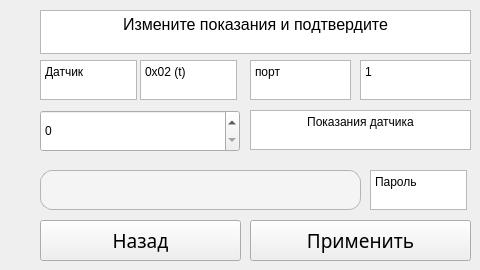
                 <widget class="QWidget" name="page_19">
                  <widget class="QPushButton" name="pushButton_18">
                   <property name="geometry">
                    <rect>
                     <x>250</x>
                     <y>220</y>
                     <width>221</width>
                     <height>41</height>
                    </rect>
                   </property>
                   <property name="font">
                    <font>
                     <family>Noto Sans SC</family>
                     <pointsize>14</pointsize>
                    </font>
                   </property>
                   <property name="text">
                    <string>Применить</string>
                   </property>
                  </widget>
                  <widget class="QTextBrowser" name="textBrowser_84">
                   <property name="geometry">
                    <rect>
                     <x>370</x>
                     <y>170</y>
                     <width>97</width>
                     <height>40</height>
                    </rect>
                   </property>
                   <property name="sizePolicy">
                    <sizepolicy hsizetype="Minimum" vsizetype="Expanding">
                     <horstretch>0</horstretch>
                     <verstretch>0</verstretch>
                    </sizepolicy>
                   </property>
                   <property name="minimumSize">
                    <size>
                     <width>97</width>
                     <height>0</height>
                    </size>
                   </property>
                   <property name="maximumSize">
                    <size>
                     <width>16777215</width>
                     <height>40</height>
                    </size>
                   </property>
                   <property name="html">
                    <string>&lt;!DOCTYPE HTML PUBLIC &quot;-//W3C//DTD HTML 4.0//EN&quot; &quot;http://www.w3.org/TR/REC-html40/strict.dtd&quot;&gt;
&lt;html&gt;&lt;head&gt;&lt;meta name=&quot;qrichtext&quot; content=&quot;1&quot; /&gt;&lt;meta charset=&quot;utf-8&quot; /&gt;&lt;style type=&quot;text/css&quot;&gt;
p, li { white-space: pre-wrap; }
hr { height: 1px; border-width: 0; }
li.unchecked::marker { content: &quot;\2610&quot;; }
li.checked::marker { content: &quot;\2612&quot;; }
&lt;/style&gt;&lt;/head&gt;&lt;body style=&quot; font-family:'Noto Sans SC'; font-size:9pt; font-weight:400; font-style:normal;&quot;&gt;
&lt;p style=&quot; margin-top:0px; margin-bottom:0px; margin-left:0px; margin-right:0px; -qt-block-indent:0; text-indent:0px;&quot;&gt;Пароль&lt;/p&gt;&lt;/body&gt;&lt;/html&gt;</string>
                   </property>
                  </widget>
                  <widget class="QTextEdit" name="textEditSP_3">
                   <property name="geometry">
                    <rect>
                     <x>40</x>
                     <y>170</y>
                     <width>321</width>
                     <height>40</height>
                    </rect>
                   </property>
                   <property name="styleSheet">
                    <string notr="true">/* ----- QLineEdit / QTextEdit — «как combobox» ------------------- */
QLineEdit,
QTextEdit {
    border: 1px solid #b4b4b4;
    border-radius: 12px;
    /* стрелки нет – значит хватит обычного отступа */
    padding: 4px 12px;
    background: #f4f4f4;
    min-height: 30px;
}

/* те же реакции на hover / focus, что и у комбобокса */
QLineEdit:hover,
QTextEdit:hover           { background: #f9f9f9; }

QLineEdit:focus,
QTextEdit:focus           { border: 1px solid #7aa9ff; outline: none; }</string>
                   </property>
                  </widget>
                  <widget class="QSpinBox" name="spinBox_3">
                   <property name="geometry">
                    <rect>
                     <x>40</x>
                     <y>110</y>
                     <width>200</width>
                     <height>42</height>
                    </rect>
                   </property>
                   <property name="sizePolicy">
                    <sizepolicy hsizetype="Expanding" vsizetype="Fixed">
                     <horstretch>0</horstretch>
                     <verstretch>0</verstretch>
                    </sizepolicy>
                   </property>
                   <property name="minimumSize">
                    <size>
                     <width>0</width>
                     <height>42</height>
                    </size>
                   </property>
                  </widget>
                  <widget class="QTextBrowser" name="textBrowser_85">
                   <property name="geometry">
                    <rect>
                     <x>250</x>
                     <y>110</y>
                     <width>221</width>
                     <height>40</height>
                    </rect>
                   </property>
                   <property name="sizePolicy">
                    <sizepolicy hsizetype="Minimum" vsizetype="Expanding">
                     <horstretch>0</horstretch>
                     <verstretch>0</verstretch>
                    </sizepolicy>
                   </property>
                   <property name="minimumSize">
                    <size>
                     <width>97</width>
                     <height>0</height>
                    </size>
                   </property>
                   <property name="maximumSize">
                    <size>
                     <width>16777215</width>
                     <height>40</height>
                    </size>
                   </property>
                   <property name="html">
                    <string>&lt;!DOCTYPE HTML PUBLIC &quot;-//W3C//DTD HTML 4.0//EN&quot; &quot;http://www.w3.org/TR/REC-html40/strict.dtd&quot;&gt;
&lt;html&gt;&lt;head&gt;&lt;meta name=&quot;qrichtext&quot; content=&quot;1&quot; /&gt;&lt;meta charset=&quot;utf-8&quot; /&gt;&lt;style type=&quot;text/css&quot;&gt;
p, li { white-space: pre-wrap; }
hr { height: 1px; border-width: 0; }
li.unchecked::marker { content: &quot;\2610&quot;; }
li.checked::marker { content: &quot;\2612&quot;; }
&lt;/style&gt;&lt;/head&gt;&lt;body style=&quot; font-family:'Noto Sans SC'; font-size:9pt; font-weight:400; font-style:normal;&quot;&gt;
&lt;p align=&quot;center&quot; style=&quot; margin-top:0px; margin-bottom:0px; margin-left:0px; margin-right:0px; -qt-block-indent:0; text-indent:0px;&quot;&gt;Показания датчика&lt;/p&gt;&lt;/body&gt;&lt;/html&gt;</string>
                   </property>
                  </widget>
                  <widget class="QTextBrowser" name="textBrowser_90">
                   <property name="geometry">
                    <rect>
                     <x>140</x>
                     <y>60</y>
                     <width>97</width>
                     <height>40</height>
                    </rect>
                   </property>
                   <property name="sizePolicy">
                    <sizepolicy hsizetype="Minimum" vsizetype="Expanding">
                     <horstretch>0</horstretch>
                     <verstretch>0</verstretch>
                    </sizepolicy>
                   </property>
                   <property name="minimumSize">
                    <size>
                     <width>97</width>
                     <height>0</height>
                    </size>
                   </property>
                   <property name="maximumSize">
                    <size>
                     <width>16777215</width>
                     <height>40</height>
                    </size>
                   </property>
                   <property name="html">
                    <string>&lt;!DOCTYPE HTML PUBLIC &quot;-//W3C//DTD HTML 4.0//EN&quot; &quot;http://www.w3.org/TR/REC-html40/strict.dtd&quot;&gt;
&lt;html&gt;&lt;head&gt;&lt;meta name=&quot;qrichtext&quot; content=&quot;1&quot; /&gt;&lt;meta charset=&quot;utf-8&quot; /&gt;&lt;style type=&quot;text/css&quot;&gt;
p, li { white-space: pre-wrap; }
hr { height: 1px; border-width: 0; }
li.unchecked::marker { content: &quot;\2610&quot;; }
li.checked::marker { content: &quot;\2612&quot;; }
&lt;/style&gt;&lt;/head&gt;&lt;body style=&quot; font-family:'Noto Sans SC'; font-size:9pt; font-weight:400; font-style:normal;&quot;&gt;
&lt;p style=&quot; margin-top:0px; margin-bottom:0px; margin-left:0px; margin-right:0px; -qt-block-indent:0; text-indent:0px;&quot;&gt;0x02 (t)&lt;/p&gt;&lt;/body&gt;&lt;/html&gt;</string>
                   </property>
                  </widget>
                  <widget class="QTextBrowser" name="textBrowser_91">
                   <property name="geometry">
                    <rect>
                     <x>250</x>
                     <y>60</y>
                     <width>101</width>
                     <height>40</height>
                    </rect>
                   </property>
                   <property name="sizePolicy">
                    <sizepolicy hsizetype="Minimum" vsizetype="Expanding">
                     <horstretch>0</horstretch>
                     <verstretch>0</verstretch>
                    </sizepolicy>
                   </property>
                   <property name="minimumSize">
                    <size>
                     <width>97</width>
                     <height>0</height>
                    </size>
                   </property>
                   <property name="maximumSize">
                    <size>
                     <width>16777215</width>
                     <height>40</height>
                    </size>
                   </property>
                   <property name="html">
                    <string>&lt;!DOCTYPE HTML PUBLIC &quot;-//W3C//DTD HTML 4.0//EN&quot; &quot;http://www.w3.org/TR/REC-html40/strict.dtd&quot;&gt;
&lt;html&gt;&lt;head&gt;&lt;meta name=&quot;qrichtext&quot; content=&quot;1&quot; /&gt;&lt;meta charset=&quot;utf-8&quot; /&gt;&lt;style type=&quot;text/css&quot;&gt;
p, li { white-space: pre-wrap; }
hr { height: 1px; border-width: 0; }
li.unchecked::marker { content: &quot;\2610&quot;; }
li.checked::marker { content: &quot;\2612&quot;; }
&lt;/style&gt;&lt;/head&gt;&lt;body style=&quot; font-family:'Noto Sans SC'; font-size:9pt; font-weight:400; font-style:normal;&quot;&gt;
&lt;p style=&quot; margin-top:0px; margin-bottom:0px; margin-left:0px; margin-right:0px; -qt-block-indent:0; text-indent:0px;&quot;&gt;порт&lt;/p&gt;&lt;/body&gt;&lt;/html&gt;</string>
                   </property>
                  </widget>
                  <widget class="QTextBrowser" name="textBrowser_92">
                   <property name="geometry">
                    <rect>
                     <x>40</x>
                     <y>60</y>
                     <width>97</width>
                     <height>40</height>
                    </rect>
                   </property>
                   <property name="sizePolicy">
                    <sizepolicy hsizetype="Minimum" vsizetype="Expanding">
                     <horstretch>0</horstretch>
                     <verstretch>0</verstretch>
                    </sizepolicy>
                   </property>
                   <property name="minimumSize">
                    <size>
                     <width>97</width>
                     <height>0</height>
                    </size>
                   </property>
                   <property name="maximumSize">
                    <size>
                     <width>16777215</width>
                     <height>40</height>
                    </size>
                   </property>
                   <property name="html">
                    <string>&lt;!DOCTYPE HTML PUBLIC &quot;-//W3C//DTD HTML 4.0//EN&quot; &quot;http://www.w3.org/TR/REC-html40/strict.dtd&quot;&gt;
&lt;html&gt;&lt;head&gt;&lt;meta name=&quot;qrichtext&quot; content=&quot;1&quot; /&gt;&lt;meta charset=&quot;utf-8&quot; /&gt;&lt;style type=&quot;text/css&quot;&gt;
p, li { white-space: pre-wrap; }
hr { height: 1px; border-width: 0; }
li.unchecked::marker { content: &quot;\2610&quot;; }
li.checked::marker { content: &quot;\2612&quot;; }
&lt;/style&gt;&lt;/head&gt;&lt;body style=&quot; font-family:'Noto Sans SC'; font-size:9pt; font-weight:400; font-style:normal;&quot;&gt;
&lt;p style=&quot; margin-top:0px; margin-bottom:0px; margin-left:0px; margin-right:0px; -qt-block-indent:0; text-indent:0px;&quot;&gt;Датчик&lt;/p&gt;&lt;/body&gt;&lt;/html&gt;</string>
                   </property>
                  </widget>
                  <widget class="QTextBrowser" name="textBrowser_93">
                   <property name="geometry">
                    <rect>
                     <x>360</x>
                     <y>60</y>
                     <width>111</width>
                     <height>40</height>
                    </rect>
                   </property>
                   <property name="sizePolicy">
                    <sizepolicy hsizetype="Minimum" vsizetype="Expanding">
                     <horstretch>0</horstretch>
                     <verstretch>0</verstretch>
                    </sizepolicy>
                   </property>
                   <property name="minimumSize">
                    <size>
                     <width>97</width>
                     <height>0</height>
                    </size>
                   </property>
                   <property name="maximumSize">
                    <size>
                     <width>16777215</width>
                     <height>40</height>
                    </size>
                   </property>
                   <property name="html">
                    <string>&lt;!DOCTYPE HTML PUBLIC &quot;-//W3C//DTD HTML 4.0//EN&quot; &quot;http://www.w3.org/TR/REC-html40/strict.dtd&quot;&gt;
&lt;html&gt;&lt;head&gt;&lt;meta name=&quot;qrichtext&quot; content=&quot;1&quot; /&gt;&lt;meta charset=&quot;utf-8&quot; /&gt;&lt;style type=&quot;text/css&quot;&gt;
p, li { white-space: pre-wrap; }
hr { height: 1px; border-width: 0; }
li.unchecked::marker { content: &quot;\2610&quot;; }
li.checked::marker { content: &quot;\2612&quot;; }
&lt;/style&gt;&lt;/head&gt;&lt;body style=&quot; font-family:'Noto Sans SC'; font-size:9pt; font-weight:400; font-style:normal;&quot;&gt;
&lt;p style=&quot; margin-top:0px; margin-bottom:0px; margin-left:0px; margin-right:0px; -qt-block-indent:0; text-indent:0px;&quot;&gt;1&lt;/p&gt;&lt;/body&gt;&lt;/html&gt;</string>
                   </property>
                  </widget>
                  <widget class="QPushButton" name="pushButton_21">
                   <property name="geometry">
                    <rect>
                     <x>40</x>
                     <y>220</y>
                     <width>201</width>
                     <height>41</height>
                    </rect>
                   </property>
                   <property name="font">
                    <font>
                     <family>Noto Sans SC</family>
                     <pointsize>14</pointsize>
                    </font>
                   </property>
                   <property name="text">
                    <string>Назад</string>
                   </property>
                  </widget>
                  <widget class="QTextBrowser" name="textBrowser_94">
                   <property name="geometry">
                    <rect>
                     <x>40</x>
                     <y>10</y>
                     <width>431</width>
                     <height>44</height>
                    </rect>
                   </property>
                   <property name="sizePolicy">
                    <sizepolicy hsizetype="Minimum" vsizetype="Expanding">
                     <horstretch>0</horstretch>
                     <verstretch>0</verstretch>
                    </sizepolicy>
                   </property>
                   <property name="minimumSize">
                    <size>
                     <width>97</width>
                     <height>44</height>
                    </size>
                   </property>
                   <property name="maximumSize">
                    <size>
                     <width>16777215</width>
                     <height>40</height>
                    </size>
                   </property>
                   <property name="verticalScrollBarPolicy">
                    <enum>Qt::ScrollBarPolicy::ScrollBarAlwaysOff</enum>
                   </property>
                   <property name="horizontalScrollBarPolicy">
                    <enum>Qt::ScrollBarPolicy::ScrollBarAlwaysOff</enum>
                   </property>
                   <property name="html">
                    <string>&lt;!DOCTYPE HTML PUBLIC &quot;-//W3C//DTD HTML 4.0//EN&quot; &quot;http://www.w3.org/TR/REC-html40/strict.dtd&quot;&gt;
&lt;html&gt;&lt;head&gt;&lt;meta name=&quot;qrichtext&quot; content=&quot;1&quot; /&gt;&lt;meta charset=&quot;utf-8&quot; /&gt;&lt;style type=&quot;text/css&quot;&gt;
p, li { white-space: pre-wrap; }
hr { height: 1px; border-width: 0; }
li.unchecked::marker { content: &quot;\2610&quot;; }
li.checked::marker { content: &quot;\2612&quot;; }
&lt;/style&gt;&lt;/head&gt;&lt;body style=&quot; font-family:'Noto Sans SC'; font-size:9pt; font-weight:400; font-style:normal;&quot;&gt;
&lt;p align=&quot;center&quot; style=&quot; margin-top:0px; margin-bottom:0px; margin-left:0px; margin-right:0px; -qt-block-indent:0; text-indent:0px;&quot;&gt;&lt;span style=&quot; font-size:12pt;&quot;&gt;Измените показания и подтвердите&lt;/span&gt;&lt;/p&gt;&lt;/body&gt;&lt;/html&gt;</string>
                   </property>
                  </widget>
                 </widget>
